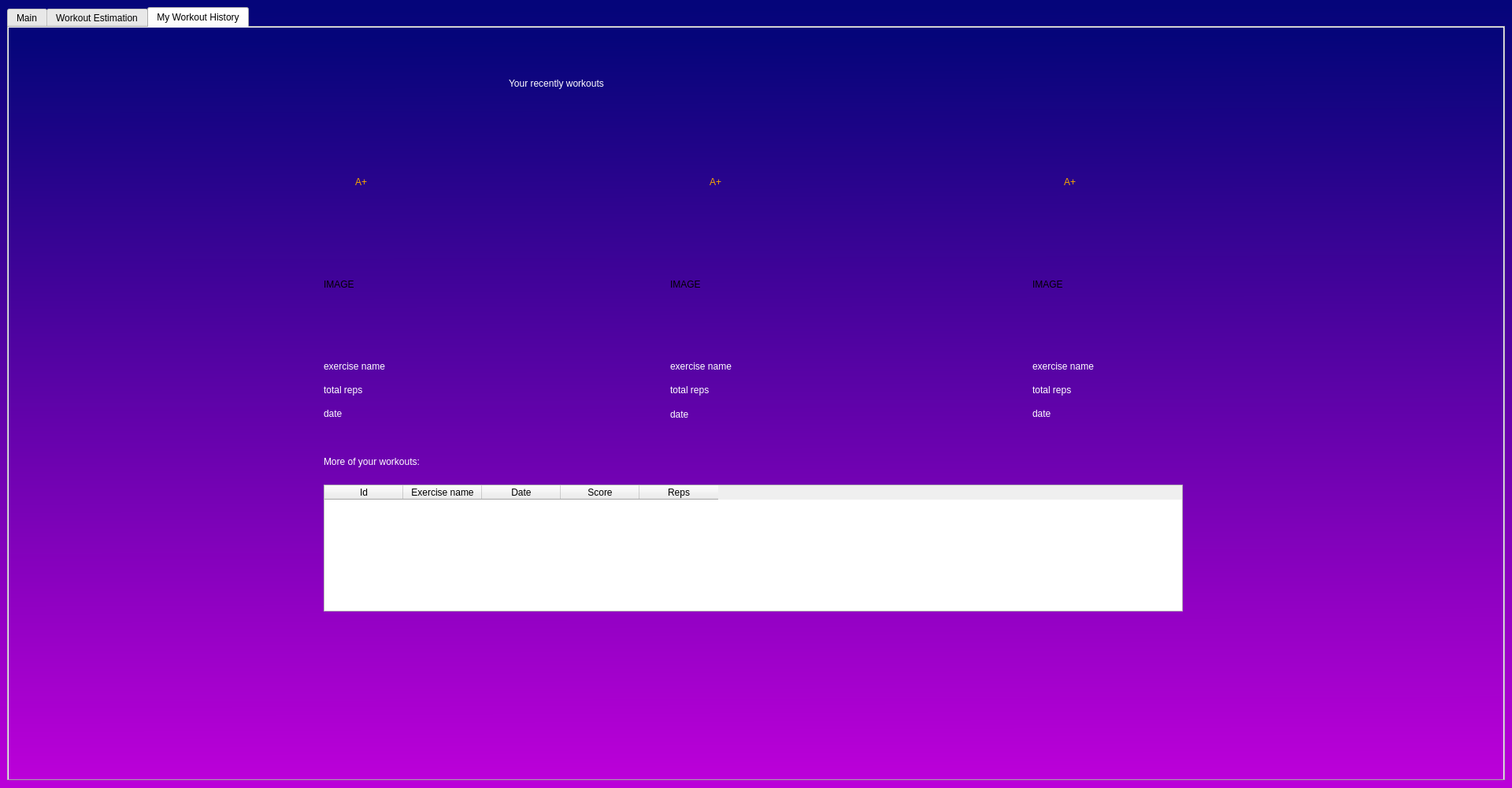
<?xml version="1.0" encoding="UTF-8"?>
<ui version="4.0">
 <class>MainWindow</class>
 <widget class="QMainWindow" name="MainWindow">
  <property name="geometry">
   <rect>
    <x>0</x>
    <y>0</y>
    <width>1920</width>
    <height>1000</height>
   </rect>
  </property>
  <property name="windowTitle">
   <string>MainWindow</string>
  </property>
  <property name="styleSheet">
   <string notr="true">QWidget#MainWindow{
background-color: qlineargradient(spread:pad, x1:0, y1:0, x2:0.008, y2:0.994, stop:0.0152381 rgba(5, 5, 122, 255), stop:1 rgba(186, 0, 216, 255));}</string>
  </property>
  <widget class="QWidget" name="centralwidget">
   <property name="styleSheet">
    <string notr="true">QWidget#centralwidget{
background-color: qlineargradient(spread:pad, x1:0, y1:0, x2:0.008, y2:0.994, stop:0.0152381 rgba(5, 5, 122, 255), stop:1 rgba(186, 0, 216, 255));}</string>
   </property>
   <layout class="QVBoxLayout" name="verticalLayout">
    <item>
     <widget class="QTabWidget" name="tabWidget">
      <property name="enabled">
       <bool>true</bool>
      </property>
      <property name="styleSheet">
       <string notr="true">QWidget#tab_main,#tab_choose,#tab_workouthistory{
background-color: qlineargradient(spread:pad, x1:0, y1:0, x2:0.008, y2:0.994, stop:0.0152381 rgba(5, 5, 122, 255), stop:1 rgba(186, 0, 216, 255));}</string>
      </property>
      <property name="currentIndex">
       <number>2</number>
      </property>
      <widget class="QWidget" name="tab_main">
       <attribute name="title">
        <string>Main</string>
       </attribute>
       <widget class="QLabel" name="lbl_welcome">
        <property name="geometry">
         <rect>
          <x>635</x>
          <y>60</y>
          <width>650</width>
          <height>111</height>
         </rect>
        </property>
        <property name="styleSheet">
         <string notr="true">font: 75 36pt &quot;MS Shell Dlg 2&quot;;color:rgb(255, 255, 255)</string>
        </property>
        <property name="text">
         <string>Welcome</string>
        </property>
       </widget>
       <widget class="QLabel" name="lbl_txt1">
        <property name="geometry">
         <rect>
          <x>620</x>
          <y>230</y>
          <width>321</width>
          <height>60</height>
         </rect>
        </property>
        <property name="styleSheet">
         <string notr="true">color:rgb(255, 255, 255);
font: 75 20pt &quot;MS Shell Dlg 2&quot;;</string>
        </property>
        <property name="text">
         <string>You preformed so far:</string>
        </property>
       </widget>
       <widget class="QLabel" name="lbl_txt1_2">
        <property name="geometry">
         <rect>
          <x>620</x>
          <y>310</y>
          <width>481</width>
          <height>60</height>
         </rect>
        </property>
        <property name="styleSheet">
         <string notr="true">color:rgb(255, 255, 255);
font: 75 20pt &quot;MS Shell Dlg 2&quot;;</string>
        </property>
        <property name="text">
         <string>Your workouts average score is:</string>
        </property>
       </widget>
       <widget class="QLabel" name="lbl_workouts_num">
        <property name="geometry">
         <rect>
          <x>1120</x>
          <y>230</y>
          <width>320</width>
          <height>60</height>
         </rect>
        </property>
        <property name="styleSheet">
         <string notr="true">color:rgb(255, 170, 0);
font: 75 20pt &quot;MS Shell Dlg 2&quot;;</string>
        </property>
        <property name="text">
         <string>You preformed so far:</string>
        </property>
       </widget>
       <widget class="QLabel" name="lbl_avg">
        <property name="geometry">
         <rect>
          <x>1120</x>
          <y>310</y>
          <width>331</width>
          <height>60</height>
         </rect>
        </property>
        <property name="styleSheet">
         <string notr="true">color:rgb(255, 170, 0);
font: 75 20pt &quot;MS Shell Dlg 2&quot;;</string>
        </property>
        <property name="text">
         <string>You preformed so far:</string>
        </property>
       </widget>
       <widget class="QPushButton" name="bt_word">
        <property name="geometry">
         <rect>
          <x>810</x>
          <y>420</y>
          <width>111</width>
          <height>41</height>
         </rect>
        </property>
        <property name="styleSheet">
         <string notr="true">border-radius:20px;
font: 75 14pt &quot;MS Shell Dlg 2&quot;;
background-color: rgb(205, 236, 255);</string>
        </property>
        <property name="text">
         <string>Help</string>
        </property>
       </widget>
       <widget class="QLabel" name="lbl_txt1_3">
        <property name="geometry">
         <rect>
          <x>620</x>
          <y>410</y>
          <width>171</width>
          <height>60</height>
         </rect>
        </property>
        <property name="styleSheet">
         <string notr="true">color:rgb(255, 255, 255);
font: 75 20pt &quot;MS Shell Dlg 2&quot;;</string>
        </property>
        <property name="text">
         <string>User Guide:</string>
        </property>
       </widget>
      </widget>
      <widget class="QWidget" name="tab_choose">
       <attribute name="title">
        <string>Workout Estimation</string>
       </attribute>
       <widget class="QLabel" name="label_2">
        <property name="geometry">
         <rect>
          <x>735</x>
          <y>40</y>
          <width>450</width>
          <height>81</height>
         </rect>
        </property>
        <property name="styleSheet">
         <string notr="true">font: 75 36pt &quot;MS Shell Dlg 2&quot;;color:rgb(255, 255, 255)</string>
        </property>
        <property name="text">
         <string>Choose exercise</string>
        </property>
       </widget>
       <widget class="QTableWidget" name="tb_ce">
        <property name="geometry">
         <rect>
          <x>470</x>
          <y>210</y>
          <width>950</width>
          <height>201</height>
         </rect>
        </property>
        <property name="sizePolicy">
         <sizepolicy hsizetype="Fixed" vsizetype="Fixed">
          <horstretch>0</horstretch>
          <verstretch>0</verstretch>
         </sizepolicy>
        </property>
        <property name="frameShape">
         <enum>QFrame::StyledPanel</enum>
        </property>
        <property name="frameShadow">
         <enum>QFrame::Sunken</enum>
        </property>
        <property name="sizeAdjustPolicy">
         <enum>QAbstractScrollArea::AdjustToContents</enum>
        </property>
        <property name="editTriggers">
         <set>QAbstractItemView::NoEditTriggers</set>
        </property>
        <property name="selectionBehavior">
         <enum>QAbstractItemView::SelectRows</enum>
        </property>
        <column>
         <property name="text">
          <string>Id</string>
         </property>
        </column>
        <column>
         <property name="text">
          <string>Exercise name</string>
         </property>
        </column>
        <column>
         <property name="text">
          <string>Main Muscle Group</string>
         </property>
        </column>
       </widget>
       <widget class="QLabel" name="label_3">
        <property name="geometry">
         <rect>
          <x>40</x>
          <y>30</y>
          <width>151</width>
          <height>61</height>
         </rect>
        </property>
        <property name="styleSheet">
         <string notr="true">color:rgb(255, 255, 255);
font: 75 20pt &quot;MS Shell Dlg 2&quot;;</string>
        </property>
        <property name="text">
         <string>Exercie id:</string>
        </property>
       </widget>
       <widget class="QLabel" name="label_4">
        <property name="geometry">
         <rect>
          <x>470</x>
          <y>420</y>
          <width>201</width>
          <height>61</height>
         </rect>
        </property>
        <property name="styleSheet">
         <string notr="true">color:rgb(255, 255, 255);
font: 75 20pt &quot;MS Shell Dlg 2&quot;;</string>
        </property>
        <property name="text">
         <string>Reps number:</string>
        </property>
       </widget>
       <widget class="QLineEdit" name="i_eid">
        <property name="geometry">
         <rect>
          <x>210</x>
          <y>50</y>
          <width>111</width>
          <height>31</height>
         </rect>
        </property>
       </widget>
       <widget class="QLabel" name="lbl_alert">
        <property name="geometry">
         <rect>
          <x>470</x>
          <y>470</y>
          <width>441</width>
          <height>41</height>
         </rect>
        </property>
        <property name="styleSheet">
         <string notr="true">font: 14pt &quot;MS Shell Dlg 2&quot;;color:rgb(255, 0, 0)</string>
        </property>
        <property name="text">
         <string>Please Fill all the fields with numbers only!</string>
        </property>
       </widget>
       <widget class="QLineEdit" name="i_repsnum">
        <property name="geometry">
         <rect>
          <x>700</x>
          <y>440</y>
          <width>111</width>
          <height>31</height>
         </rect>
        </property>
       </widget>
       <widget class="QPushButton" name="bt_watch">
        <property name="geometry">
         <rect>
          <x>460</x>
          <y>530</y>
          <width>241</width>
          <height>41</height>
         </rect>
        </property>
        <property name="styleSheet">
         <string notr="true">border-radius:20px;
font: 75 14pt &quot;MS Shell Dlg 2&quot;;
background-color: rgb(205, 236, 255);</string>
        </property>
        <property name="text">
         <string>Watch instructions</string>
        </property>
       </widget>
       <widget class="QPushButton" name="bt_start">
        <property name="geometry">
         <rect>
          <x>1230</x>
          <y>530</y>
          <width>191</width>
          <height>41</height>
         </rect>
        </property>
        <property name="styleSheet">
         <string notr="true">border-radius:20px;
font: 75 14pt &quot;MS Shell Dlg 2&quot;;
background-color: rgb(205, 236, 255);</string>
        </property>
        <property name="text">
         <string>Start Workout</string>
        </property>
       </widget>
       <widget class="QLabel" name="lbl_chosen">
        <property name="geometry">
         <rect>
          <x>950</x>
          <y>420</y>
          <width>551</width>
          <height>61</height>
         </rect>
        </property>
        <property name="styleSheet">
         <string notr="true">color:rgb(255, 255, 255);
font: 75 20pt &quot;MS Shell Dlg 2&quot;;</string>
        </property>
        <property name="text">
         <string>txt</string>
        </property>
       </widget>
      </widget>
      <widget class="QWidget" name="tab_workouthistory">
       <attribute name="title">
        <string>My Workout History</string>
       </attribute>
       <widget class="QLabel" name="lbl_date3">
        <property name="geometry">
         <rect>
          <x>1300</x>
          <y>480</y>
          <width>232</width>
          <height>20</height>
         </rect>
        </property>
        <property name="styleSheet">
         <string notr="true">color:rgb(255, 255, 255);
font: 75 12pt &quot;MS Shell Dlg 2&quot;;</string>
        </property>
        <property name="text">
         <string>date</string>
        </property>
       </widget>
       <widget class="QLabel" name="lbl_score3">
        <property name="geometry">
         <rect>
          <x>1340</x>
          <y>150</y>
          <width>91</width>
          <height>91</height>
         </rect>
        </property>
        <property name="styleSheet">
         <string notr="true">color:rgb(248, 165, 0);
font: 75 36pt &quot;MS Shell Dlg 2&quot;;</string>
        </property>
        <property name="text">
         <string>A+</string>
        </property>
       </widget>
       <widget class="QLabel" name="lbl_date2">
        <property name="geometry">
         <rect>
          <x>840</x>
          <y>480</y>
          <width>232</width>
          <height>21</height>
         </rect>
        </property>
        <property name="styleSheet">
         <string notr="true">color:rgb(255, 255, 255);
font: 75 12pt &quot;MS Shell Dlg 2&quot;;</string>
        </property>
        <property name="text">
         <string>date</string>
        </property>
       </widget>
       <widget class="QLabel" name="lbl_score1">
        <property name="geometry">
         <rect>
          <x>440</x>
          <y>150</y>
          <width>91</width>
          <height>91</height>
         </rect>
        </property>
        <property name="styleSheet">
         <string notr="true">color:rgb(248, 165, 0);
font: 75 36pt &quot;MS Shell Dlg 2&quot;;</string>
        </property>
        <property name="text">
         <string>A+</string>
        </property>
       </widget>
       <widget class="QLabel" name="lbl_name1">
        <property name="geometry">
         <rect>
          <x>400</x>
          <y>420</y>
          <width>261</width>
          <height>20</height>
         </rect>
        </property>
        <property name="styleSheet">
         <string notr="true">color:rgb(255, 255, 255);
font: 75 12pt &quot;MS Shell Dlg 2&quot;;</string>
        </property>
        <property name="text">
         <string>exercise name</string>
        </property>
       </widget>
       <widget class="QLabel" name="lbl_name3">
        <property name="geometry">
         <rect>
          <x>1300</x>
          <y>420</y>
          <width>231</width>
          <height>20</height>
         </rect>
        </property>
        <property name="styleSheet">
         <string notr="true">color:rgb(255, 255, 255);
font: 75 12pt &quot;MS Shell Dlg 2&quot;;</string>
        </property>
        <property name="text">
         <string>exercise name</string>
        </property>
       </widget>
       <widget class="QLabel" name="lbl_score2">
        <property name="geometry">
         <rect>
          <x>890</x>
          <y>150</y>
          <width>91</width>
          <height>91</height>
         </rect>
        </property>
        <property name="styleSheet">
         <string notr="true">color:rgb(248, 165, 0);
font: 75 36pt &quot;MS Shell Dlg 2&quot;;</string>
        </property>
        <property name="text">
         <string>A+</string>
        </property>
       </widget>
       <widget class="QTableWidget" name="table">
        <property name="geometry">
         <rect>
          <x>400</x>
          <y>580</y>
          <width>1091</width>
          <height>161</height>
         </rect>
        </property>
        <property name="editTriggers">
         <set>QAbstractItemView::NoEditTriggers</set>
        </property>
        <property name="selectionBehavior">
         <enum>QAbstractItemView::SelectRows</enum>
        </property>
        <column>
         <property name="text">
          <string>Id</string>
         </property>
        </column>
        <column>
         <property name="text">
          <string>Exercise name</string>
         </property>
        </column>
        <column>
         <property name="text">
          <string>Date</string>
         </property>
        </column>
        <column>
         <property name="text">
          <string>Score</string>
         </property>
        </column>
        <column>
         <property name="text">
          <string>Reps</string>
         </property>
        </column>
       </widget>
       <widget class="QLabel" name="lbl_reps2">
        <property name="geometry">
         <rect>
          <x>840</x>
          <y>450</y>
          <width>191</width>
          <height>20</height>
         </rect>
        </property>
        <property name="styleSheet">
         <string notr="true">color:rgb(255, 255, 255);
font: 75 12pt &quot;MS Shell Dlg 2&quot;;</string>
        </property>
        <property name="text">
         <string>total reps</string>
        </property>
       </widget>
       <widget class="QLabel" name="label_10">
        <property name="geometry">
         <rect>
          <x>400</x>
          <y>520</y>
          <width>521</width>
          <height>61</height>
         </rect>
        </property>
        <property name="styleSheet">
         <string notr="true">color:rgb(255, 255, 255);
font: 75 20pt &quot;MS Shell Dlg 2&quot;;</string>
        </property>
        <property name="text">
         <string>More of your workouts:</string>
        </property>
       </widget>
       <widget class="QLabel" name="label">
        <property name="geometry">
         <rect>
          <x>635</x>
          <y>30</y>
          <width>650</width>
          <height>81</height>
         </rect>
        </property>
        <property name="styleSheet">
         <string notr="true">font: 75 36pt &quot;MS Shell Dlg 2&quot;;color:rgb(255, 255, 255)</string>
        </property>
        <property name="text">
         <string>Your recently workouts</string>
        </property>
       </widget>
       <widget class="QLabel" name="lbl_reps1">
        <property name="geometry">
         <rect>
          <x>400</x>
          <y>450</y>
          <width>191</width>
          <height>20</height>
         </rect>
        </property>
        <property name="styleSheet">
         <string notr="true">color:rgb(255, 255, 255);
font: 75 12pt &quot;MS Shell Dlg 2&quot;;</string>
        </property>
        <property name="text">
         <string>total reps</string>
        </property>
       </widget>
       <widget class="QLabel" name="lbl_date1">
        <property name="geometry">
         <rect>
          <x>400</x>
          <y>480</y>
          <width>232</width>
          <height>20</height>
         </rect>
        </property>
        <property name="styleSheet">
         <string notr="true">color:rgb(255, 255, 255);
font: 75 12pt &quot;MS Shell Dlg 2&quot;;</string>
        </property>
        <property name="text">
         <string>date</string>
        </property>
       </widget>
       <widget class="QLabel" name="lbl_name2">
        <property name="geometry">
         <rect>
          <x>840</x>
          <y>420</y>
          <width>241</width>
          <height>20</height>
         </rect>
        </property>
        <property name="styleSheet">
         <string notr="true">color:rgb(255, 255, 255);
font: 75 12pt &quot;MS Shell Dlg 2&quot;;</string>
        </property>
        <property name="text">
         <string>exercise name</string>
        </property>
       </widget>
       <widget class="QLabel" name="lbl_reps3">
        <property name="geometry">
         <rect>
          <x>1300</x>
          <y>450</y>
          <width>191</width>
          <height>20</height>
         </rect>
        </property>
        <property name="styleSheet">
         <string notr="true">color:rgb(255, 255, 255);
font: 75 12pt &quot;MS Shell Dlg 2&quot;;</string>
        </property>
        <property name="text">
         <string>total reps</string>
        </property>
       </widget>
       <widget class="QLabel" name="image1">
        <property name="geometry">
         <rect>
          <x>400</x>
          <y>250</y>
          <width>161</width>
          <height>151</height>
         </rect>
        </property>
        <property name="text">
         <string>IMAGE</string>
        </property>
       </widget>
       <widget class="QLabel" name="image2">
        <property name="geometry">
         <rect>
          <x>840</x>
          <y>250</y>
          <width>161</width>
          <height>151</height>
         </rect>
        </property>
        <property name="text">
         <string>IMAGE</string>
        </property>
       </widget>
       <widget class="QLabel" name="image3">
        <property name="geometry">
         <rect>
          <x>1300</x>
          <y>250</y>
          <width>161</width>
          <height>151</height>
         </rect>
        </property>
        <property name="text">
         <string>IMAGE</string>
        </property>
       </widget>
      </widget>
     </widget>
    </item>
   </layout>
  </widget>
 </widget>
 <resources/>
 <connections/>
</ui>
